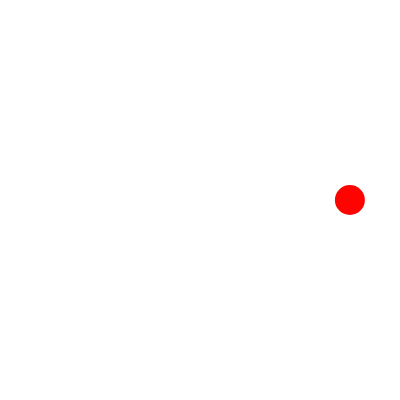
Frame 1 (no input)
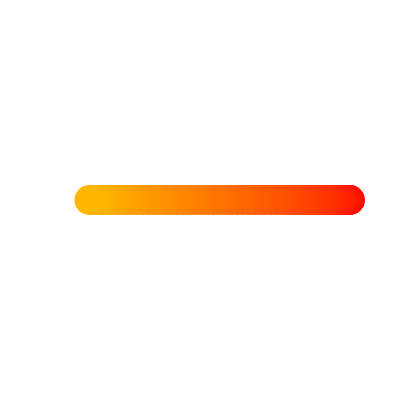
Frame 60 (no input)
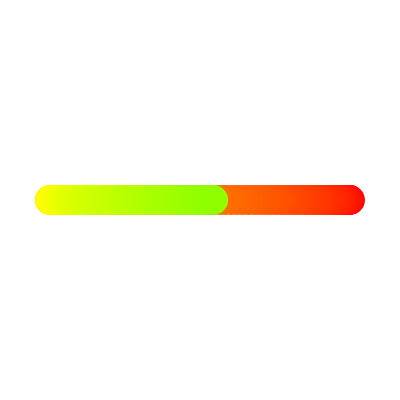
Frame 120 (the mouse pressed at the canvas centre since frame 60)

The p5.js sketch that drew these frames (run headless with seeded random() and noise() and a simulated clock; from frame 60 on, the mouse is pressed at the canvas centre):

// p5.js sketch
// ── sketch.js
var divider = 1;

function setup() {
    createCanvas(400, 400);
    background(255);
}

function draw() {
    translate(width / 2, height / 2);
    noStroke();
    colorMode(HSL, 100);

    for (var i = 0; i < PI; i += PI / divider) {
        let Hcolor = map(i, 0, PI, 0, 100);

        fill((frameCount / 5 + Hcolor) % 100, 100, 50);

        circle(
            cos(i) * cos(frameCount / 25 + i) * 150,
            sin(i) * cos(frameCount / 25 + i) * 150,
            30
        );
        if (frameCount % 157 == 0) {
            divider *= 2;
            if (divider == 256) {
                divider = 1;
                background(255);
            }
            return;
        }
    }
}

function keyPressed() {
    if (keyCode == RIGHT_ARROW) {
        divider *= 2;
    }
    if (keyCode == LEFT_ARROW) {
        divider /= 2;
        background(255);
    }
}
// ── style.css
html,
body {
    margin: 0;
    padding: 0;
}

canvas {
    display: block;
    margin-left: auto;
    margin-right: auto;
}
